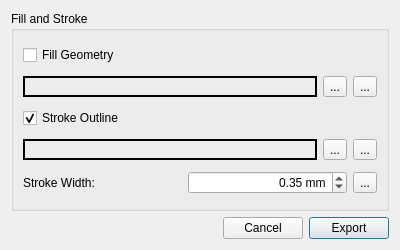
<?xml version="1.0" encoding="UTF-8"?>
<ui version="4.0">
 <class>ExportSvgDialog</class>
 <widget class="QDialog" name="ExportSvgDialog">
  <property name="geometry">
   <rect>
    <x>0</x>
    <y>0</y>
    <width>400</width>
    <height>250</height>
   </rect>
  </property>
  <property name="windowTitle">
   <string>Export SVG Options</string>
  </property>
  <layout class="QVBoxLayout" name="verticalLayout">
   <item>
    <widget class="QGroupBox" name="groupFillStroke">
     <property name="title">
      <string>Fill and Stroke</string>
     </property>
     <layout class="QVBoxLayout" name="verticalLayoutFillStroke">
      <item>
       <widget class="QCheckBox" name="checkBoxEnableFill">
        <property name="toolTip">
         <string>Enable filling of exported geometry with a color.</string>
        </property>
        <property name="text">
         <string>Fill Geometry</string>
        </property>
        <property name="checked">
         <bool>false</bool>
        </property>
       </widget>
      </item>
      <item>
       <layout class="QHBoxLayout" name="horizontalLayoutFillColor">
        <item>
         <widget class="QLabel" name="labelFillColor">
          <property name="minimumSize">
           <size>
            <width>100</width>
            <height>0</height>
           </size>
          </property>
          <property name="frameShape">
           <enum>QFrame::Box</enum>
          </property>
          <property name="lineWidth">
           <number>2</number>
          </property>
          <property name="text">
           <string/>
          </property>
         </widget>
        </item>
        <item>
         <widget class="QToolButton" name="toolButtonFillColorReset">
          <property name="text">
           <string>...</string>
          </property>
          <property name="icon">
           <iconset theme="chokusen-undo">
           <normaloff>.</normaloff>.</iconset>
          </property>
         </widget>
        </item>
        <item>
         <widget class="QToolButton" name="toolButtonFillColor">
          <property name="text">
           <string>...</string>
          </property>
         </widget>
        </item>
       </layout>
      </item>
      <item>
       <widget class="QCheckBox" name="checkBoxEnableStroke">
        <property name="toolTip">
         <string>Enable outline stroke for exported geometry.</string>
        </property>
        <property name="text">
         <string>Stroke Outline</string>
        </property>
        <property name="checked">
         <bool>true</bool>
        </property>
       </widget>
      </item>
      <item>
       <layout class="QHBoxLayout" name="horizontalLayoutStrokeColor">
        <item>
         <widget class="QLabel" name="labelStrokeColor">
          <property name="minimumSize">
           <size>
            <width>100</width>
            <height>0</height>
           </size>
          </property>
          <property name="frameShape">
           <enum>QFrame::Box</enum>
          </property>
          <property name="lineWidth">
           <number>2</number>
          </property>
          <property name="text">
           <string/>
          </property>
         </widget>
        </item>
        <item>
         <widget class="QToolButton" name="toolButtonStrokeColorReset">
          <property name="text">
           <string>...</string>
          </property>
          <property name="icon">
           <iconset theme="chokusen-undo">
           <normaloff>.</normaloff>.</iconset>
          </property>
         </widget>
        </item>
        <item>
         <widget class="QToolButton" name="toolButtonStrokeColor">
          <property name="text">
           <string>...</string>
          </property>
         </widget>
        </item>
       </layout>
      </item>
      <item>
       <layout class="QHBoxLayout" name="horizontalLayoutStrokeWidth">
        <item>
         <widget class="QLabel" name="labelStrokeWidth">
          <property name="text">
           <string>Stroke Width:</string>
          </property>
         </widget>
        </item>
        <item>
         <widget class="QDoubleSpinBox" name="doubleSpinBoxStrokeWidth">
          <property name="alignment">
           <set>Qt::AlignRight|Qt::AlignTrailing|Qt::AlignVCenter</set>
          </property>
          <property name="suffix">
           <string> mm</string>
          </property>
          <property name="decimals">
           <number>2</number>
          </property>
          <property name="minimum">
           <double>0.01</double>
          </property>
          <property name="maximum">
           <double>10.00</double>
          </property>
          <property name="singleStep">
           <double>0.10</double>
          </property>
          <property name="value">
           <double>0.35</double>
          </property>
         </widget>
        </item>
        <item>
         <widget class="QToolButton" name="toolButtonStrokeWidthReset">
          <property name="text">
           <string>...</string>
          </property>
          <property name="icon">
           <iconset theme="chokusen-undo">
           <normaloff>.</normaloff>.</iconset>
          </property>
         </widget>
        </item>
       </layout>
      </item>
     </layout>
    </widget>
   </item>
   <item>
    <layout class="QHBoxLayout" name="horizontalLayoutDialogButtons">
     <item>
      <spacer name="horizontalSpacerDialogButtons">
       <property name="orientation">
        <enum>Qt::Horizontal</enum>
       </property>
       <property name="sizeHint" stdset="0">
        <size>
         <width>40</width>
         <height>20</height>
        </size>
       </property>
      </spacer>
     </item>
     <item>
      <widget class="QPushButton" name="pushButtonCancel">
       <property name="text">
        <string>Cancel</string>
       </property>
      </widget>
     </item>
     <item>
      <widget class="QPushButton" name="pushButtonOk">
       <property name="text">
        <string>Export</string>
       </property>
       <property name="default">
        <bool>true</bool>
       </property>
      </widget>
     </item>
    </layout>
   </item>
  </layout>
 </widget>
 <tabstops>
  <tabstop>checkBoxEnableFill</tabstop>
  <tabstop>toolButtonFillColorReset</tabstop>
  <tabstop>toolButtonFillColor</tabstop>
  <tabstop>checkBoxEnableStroke</tabstop>
  <tabstop>toolButtonStrokeColorReset</tabstop>
  <tabstop>toolButtonStrokeColor</tabstop>
  <tabstop>doubleSpinBoxStrokeWidth</tabstop>
  <tabstop>toolButtonStrokeWidthReset</tabstop>
  <tabstop>pushButtonCancel</tabstop>
  <tabstop>pushButtonOk</tabstop>
 </tabstops>
 <resources/>
 <connections>
  <connection>
   <sender>pushButtonOk</sender>
   <signal>clicked()</signal>
   <receiver>ExportSvgDialog</receiver>
   <slot>accept()</slot>
  </connection>
  <connection>
   <sender>pushButtonCancel</sender>
   <signal>clicked()</signal>
   <receiver>ExportSvgDialog</receiver>
   <slot>reject()</slot>
  </connection>
 </connections>
</ui>
